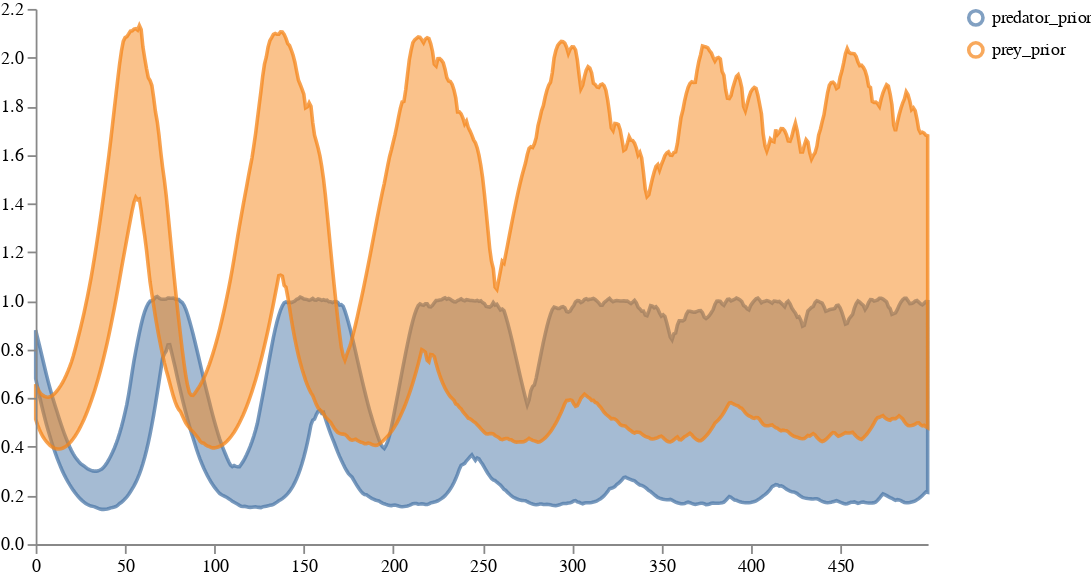

The cell this chart's notebook holds for it:
### Code cell
prior_samples_df = convert_to_output_format(prior_samples, tspan)
schema = vega.trajectories(prior_samples_df, 
                           subset=".*_sol",
                           relabel={"prey_population_sol": "prey_prior",
                                    "predator_population_sol": "predator_prior"})
vega.ipy_display(schema)

### Figure 1 — Vega specification as saved in the notebook (floating-point values rounded to 4 significant figures; data arrays with more than 128 entries replaced by an {"elided": "..."} marker saying what was removed)
{"$schema": "https://vega.github.io/schema/vega/v5.json", "axes": [{"orient": "bottom", "scale": "xscale", "zindex": 100}, {"orient": "left", "scale": "yscale", "zindex": 100}], "data": [{"name": "distributions", "values": {"elided": "1000 records"}}, {"name": "traces", "values": []}, {"name": "points", "values": []}, {"name": "markers", "values": []}, {"name": "selected", "on": [{"remove": true, "trigger": "clear"}, {"remove": true, "trigger": "!shift"}, {"insert": "clicked", "trigger": "!shift && clicked"}, {"toggle": "clicked", "trigger": "shift && clicked"}]}], "height": 300, "legends": [{"encode": {"labels": {"interactive": true, "name": "legendLabel", "update": {"opacity": [{"test": "!length(data('selected')) || indata('selected', 'value', datum.value)", "value": 1}, {"value": 0.25}]}}, "symbols": {"interactive": true, "name": "legendSymbol", "update": {"fill": {"value": "transparent"}, "opacity": [{"test": "!length(data('selected')) || indata('selected', 'value', datum.value)", "value": 0.7}, {"value": 0.15}], "size": {"value": 64}, "strokeWidth": {"value": 2}}}}, "stroke": "color"}], "marks": [{"from": {"facet": {"data": "points", "groupby": "trajectory", "name": "points_split"}}, "marks": [{"encode": {"hover": {"fillOpacity": {"value": 0.9}}, "update": {"fill": {"field": "trajectory", "scale": "color"}, "fillOpacity": [{"test": "!length(data('selected')) || indata('selected', 'value', datum.trajectory)", "value": 0.5}, {"value": 0.15}], "stroke": {"field": "trajectory", "scale": "color"}, "strokeOpacity": [{"test": "!length(data('selected')) || indata('selected', 'value', datum.trajectory)", "value": 0.75}, {"value": 0.15}], "strokeWidth": {"value": 2}, "x": {"field": "timepoint_id", "scale": "xscale"}, "y": {"field": "value", "scale": "yscale"}}}, "from": {"data": "points"}, "name": "_points_symbol", "type": "symbol", "zindex": 3}, {"encode": {"hover": {"fillOpacity": {"value": 0.9}}, "update": {"interpolate": {"value": "linear"}, "stroke": {"field": "trajectory", "scale": "color"}, "strokeOpacity": [{"test": "!length(data('selected')) || indata('selected', 'value', datum.trajectory)", "value": 0.3}, {"value": 0.1}], "strokeWidth": {"value": 2}, "x": {"field": "timepoint_id", "scale": "xscale"}, "y": {"field": "value", "scale": "yscale"}}}, "from": {"data": "points"}, "name": "_points_line", "type": "line", "zindex": 3}], "name": "_points", "type": "group", "zindex": 3}, {"from": {"facet": {"data": "traces", "groupby": "trajectory", "name": "traces_split"}}, "marks": [{"encode": {"hover": {"fillOpacity": {"value": 0.9}}, "update": {"interpolate": {"value": "linear"}, "stroke": {"field": "trajectory", "scale": "color"}, "strokeOpacity": [{"test": "!length(data('selected')) || indata('selected', 'value', datum.trajectory)", "value": 0.75}, {"value": 0.15}], "strokeWidth": {"value": 2}, "x": {"field": "timepoint_id", "scale": "xscale"}, "y": {"field": "value", "scale": "yscale"}}}, "from": {"data": "traces_split"}, "name": "_traces_lines", "type": "line"}], "name": "_traces", "type": "group", "zindex": 2}, {"from": {"facet": {"data": "distributions", "groupby": "trajectory", "name": "trajectory_split"}}, "marks": [{"encode": {"hover": {"fillOpacity": {"value": 0.9}}, "update": {"fill": {"field": "trajectory", "scale": "color"}, "fillOpacity": [{"test": "!length(data('selected')) || indata('selected', 'value', datum.trajectory)", "value": 0.5}, {"value": 0.15}], "interpolate": {"value": "linear"}, "stroke": {"field": "trajectory", "scale": "color"}, "strokeOpacity": [{"test": "!length(data('selected')) || indata('selected', 'value', datum.trajectory)", "value": 0.75}, {"value": 0.15}], "strokeWidth": {"value": 2}, "x": {"field": "timepoint_id", "scale": "xscale"}, "y": {"field": "upper", "scale": "yscale"}, "y2": {"field": "lower", "scale": "yscale"}}}, "from": {"data": "trajectory_split"}, "type": "area"}], "name": "_distributions", "type": "group", "zindex": 1}, {"marks": [{"encode": {"enter": {"stroke": {"value": "lightgray"}}, "update": {"opacity": {"value": 1}, "x": {"field": "timepoint_id", "scale": "xscale"}, "y": {"signal": "height"}, "y2": {"value": 0}}}, "from": {"data": "markers"}, "name": "_marker text", "type": "rule"}, {"encode": {"enter": {"fontSize": {"value": 8}, "text": {"field": "datum.label"}, "y": {"value": 0}}}, "from": {"data": "_marker text"}, "name": "_marker flags", "transform": [{"as": ["x", "_y", "opacity", "align", "baseline"], "lineAnchor": "start", "offset": [1], "size": {"signal": "[width, height]"}, "type": "label"}], "type": "text"}], "name": "_markers", "type": "group"}], "scales": [{"domain": {"fields": [{"data": "distributions", "field": "timepoint_id"}, {"data": "traces", "field": "timepoint_id"}, {"data": "points", "field": "timepoint_id"}, {"data": "markers", "field": "timepoint_id"}]}, "name": "xscale", "range": "width", "type": "linear", "zero": false}, {"domain": {"fields": [{"data": "distributions", "field": "lower"}, {"data": "distributions", "field": "upper"}, {"data": "traces", "field": "value"}, {"data": "points", "field": "value"}]}, "name": "yscale", "nice": true, "range": "height", "type": "linear", "zero": true}, {"domain": {"fields": [{"data": "distributions", "field": "trajectory"}, {"data": "traces", "field": "trajectory"}, {"data": "points", "field": "trajectory"}]}, "name": "color", "range": "category", "type": "ordinal"}], "signals": [{"name": "clear", "on": [{"events": "mouseup[!event.item]", "force": true, "update": "true"}], "value": true}, {"name": "shift", "on": [{"events": "@legendSymbol:click, @legendLabel:click", "force": true, "update": "event.shiftKey"}], "value": false}, {"name": "clicked", "on": [{"events": "@legendSymbol:click, @legendLabel:click", "force": true, "update": "{value: datum.value}"}], "value": null}], "width": 500}
